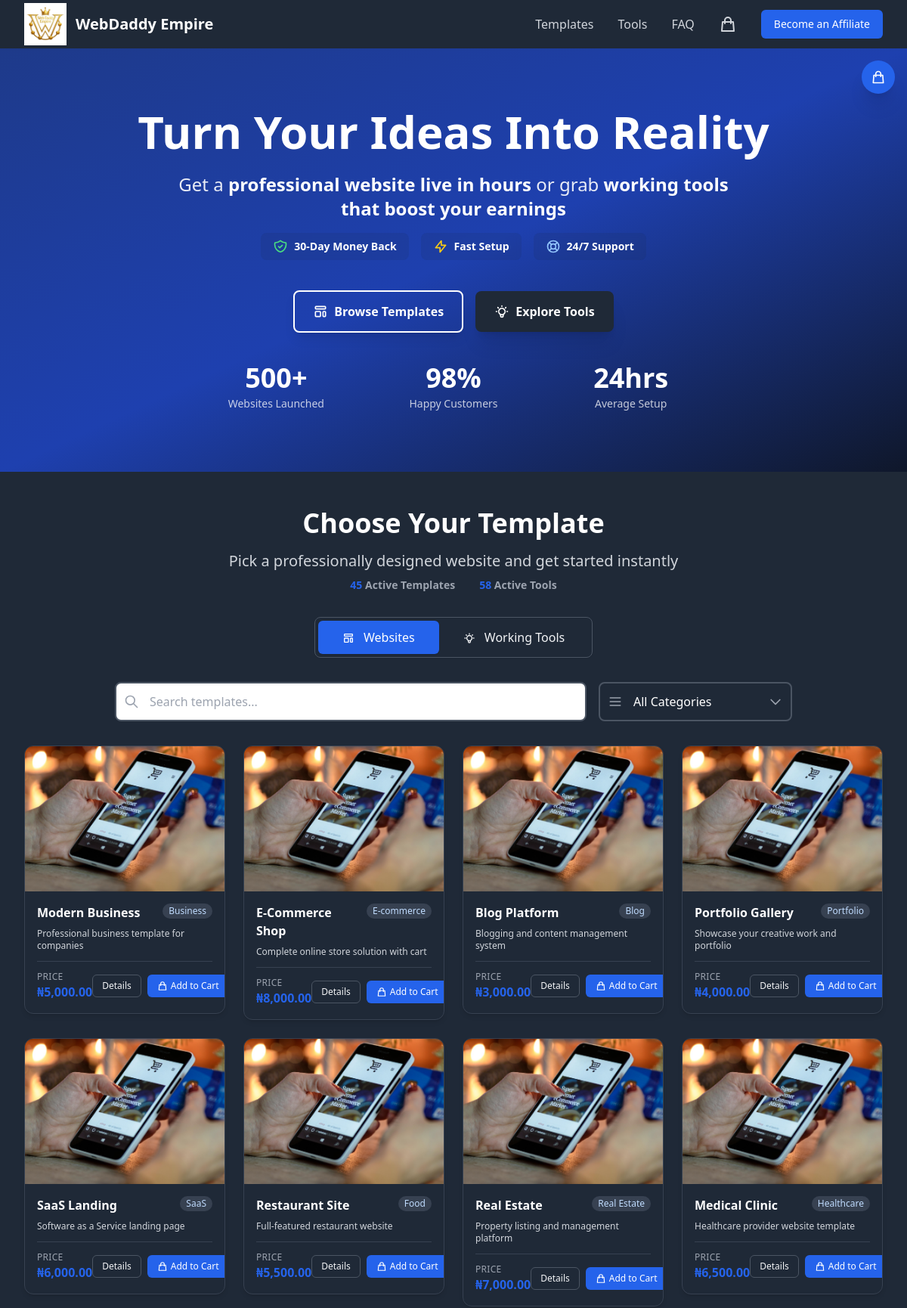
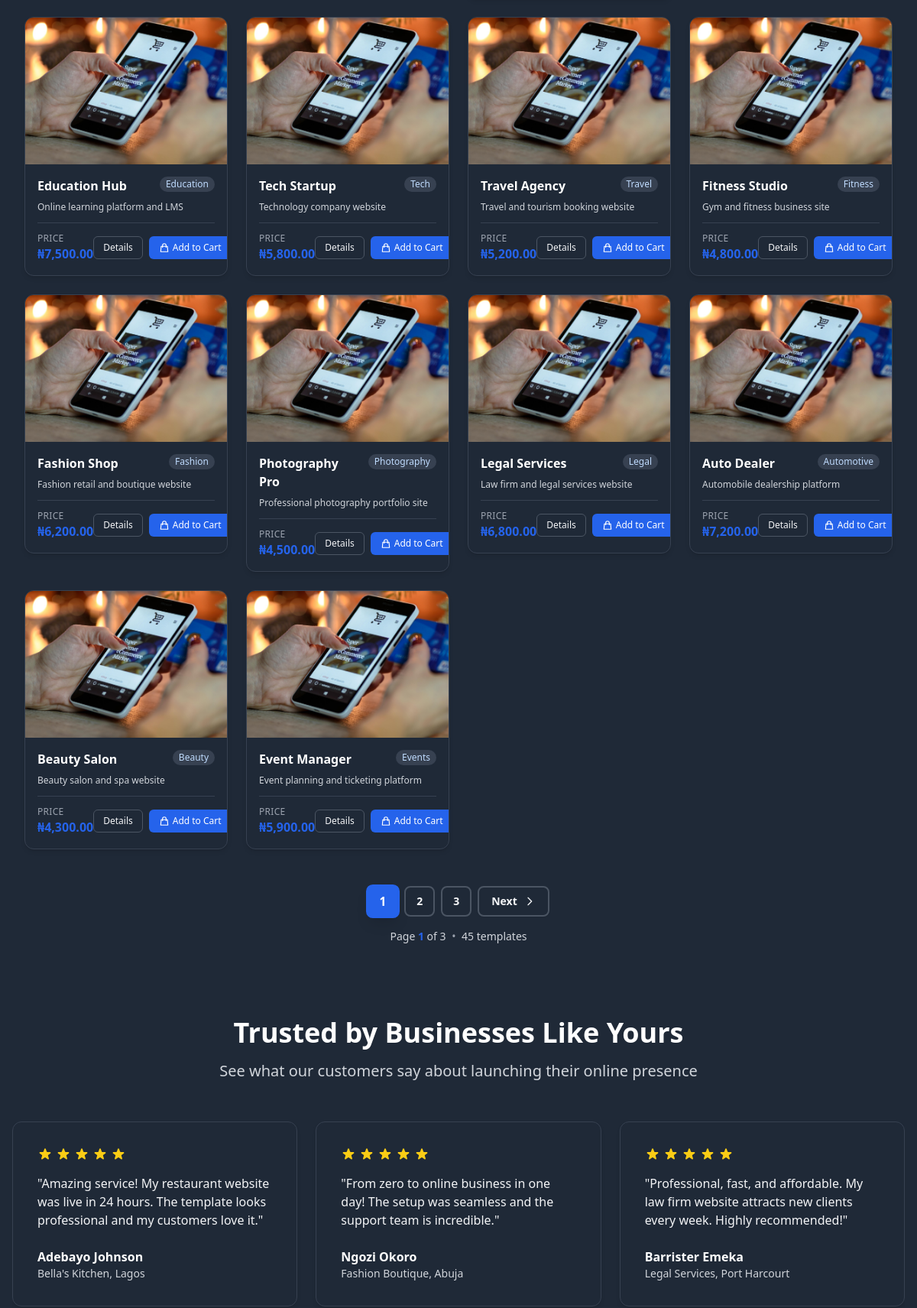
The page / (upper part) on the database its author committed (2 pictures, top to bottom).
### tables this page shows
CREATE TABLE "templates" (
            id INTEGER PRIMARY KEY AUTOINCREMENT,
            name TEXT NOT NULL,
            slug TEXT NOT NULL UNIQUE,
            price REAL NOT NULL DEFAULT 0.00,
            category TEXT,
            description TEXT,
            features TEXT,
            demo_url TEXT,
            thumbnail_url TEXT,
            video_links TEXT,
            active INTEGER DEFAULT 1,
            created_at TEXT DEFAULT CURRENT_TIMESTAMP,
            updated_at TEXT DEFAULT CURRENT_TIMESTAMP,
            thumbnail_source TEXT DEFAULT 'url' CHECK(thumbnail_source IN ('url', 'upload')),
            thumbnail_file TEXT,
            thumbnail_metadata TEXT,
            video_source TEXT DEFAULT 'url' CHECK(video_source IN ('url', 'upload')),
            video_file TEXT,
            video_metadata TEXT
        , media_type TEXT DEFAULT 'banner' CHECK(media_type IN ('demo_url', 'banner', 'video')), demo_video_url TEXT, priority_order INTEGER DEFAULT NULL, seo_keywords TEXT, delivery_type TEXT DEFAULT 'hosted_domain', requires_email INTEGER DEFAULT 1, delivery_wait_hours INTEGER DEFAULT 24, delivery_note TEXT, delivery_description TEXT, domain_template TEXT);

### index.php (the view, shortened to what the rows shown need)
<?php
require_once __DIR__ . '/includes/session.php';
require_once __DIR__ . '/includes/functions.php';
$currentView = $_GET['view'] ?? 'templates';
$currentView = in_array($currentView, ['templates', 'tools']) ? $currentView : 'templates';
$affiliateCode = getAffiliateCode();
$totalActiveTemplates = count(getTemplates(true));
$templates = [];
$page = max(1, (int)($_GET['page'] ?? 1));
if ($currentView === 'templates') {
    $perPage = 18;
    $allTemplates = getTemplates(true);
    usort($allTemplates, function($a, $b) {
        $aPriority = ($a['priority_order'] !== null && $a['priority_order'] !== '') ? intval($a['priority_order']) : 999;
        $bPriority = ($b['priority_order'] !== null && $b['priority_order'] !== '') ? intval($b['priority_order']) : 999;
        if ($aPriority != $bPriority) {
            return $aPriority <=> $bPriority;
        }
        $aDate = strtotime($a['created_at'] ?? '0');
        $bDate = strtotime($b['created_at'] ?? '0');
        return $bDate <=> $aDate;
    });
    $totalTemplates = count($allTemplates);
    $totalPages = max(1, ceil($totalTemplates / $perPage));
    $page = max(1, min($page, $totalPages));
    $offset = ($page - 1) * $perPage;
    $templates = array_slice($allTemplates, $offset, $perPage);
}
?>
<!DOCTYPE html>
<html lang="en">
<head>
    <script src="https://cdn.tailwindcss.com"></script>
</head>
<body class="bg-gray-900 dark:bg-gray-900">
    <header class="relative bg-gradient-to-br from-primary-900 via-primary-800 to-navy text-white py-12 sm:py-16 lg:py-20">
        <div class="relative max-w-7xl mx-auto px-4 sm:px-6 lg:px-8">
            <div class="max-w-4xl mx-auto text-center">
                <h1 class="text-4xl sm:text-5xl lg:text-6xl font-extrabold mb-6 leading-tight">Turn Your Ideas Into Reality</h1>
            </div>
        </div>
    </header>
    <section class="py-12 bg-gray-800" id="products">
        <div class="max-w-7xl mx-auto px-4 sm:px-6 lg:px-8">
            <div class="max-w-3xl mx-auto text-center mb-8">
                <h2 class="text-3xl sm:text-4xl font-extrabold text-white mb-4">
                    <?php echo $currentView === 'tools' ? 'Digital Working Tools' : 'Choose Your Template'; ?>
                </h2>
            </div>
            <div id="products-content-area">
            <?php if ($currentView === 'templates'): ?>
            <?php if (empty($templates)): ?>
            <div class="bg-gray-800 border border-gray-700 rounded-2xl p-12 text-center">
                <svg class="w-16 h-16 mx-auto text-blue-300 mb-4" fill="none" stroke="currentColor" viewBox="0 0 24 24">
                    <path stroke-linecap="round" stroke-linejoin="round" stroke-width="2" d="M13 16h-1v-4h-1m1-4h.01M21 12a9 9 0 11-18 0 9 9 0 0118 0z"/>
                </svg>
                <h4 class="text-xl font-bold text-white mb-2">No templates available</h4>
                <p class="text-gray-300 mb-0">Please check back later or <a href="https://wa.me/<?php echo preg_replace('/[^0-9]/', '', WHATSAPP_NUMBER); ?>" class="font-semibold text-primary-600 hover:text-primary-700">contact us on WhatsApp</a>.</p>
            </div>
            <?php else: ?>
            <div class="grid grid-cols-1 sm:grid-cols-2 md:grid-cols-3 lg:grid-cols-4 gap-6" data-templates-grid>
                <?php foreach ($templates as $template): ?>
                <div class="group"
                     data-template
                     data-template-name="<?php echo htmlspecialchars($template['name']); ?>"
                     data-template-category="<?php echo htmlspecialchars($template['category']); ?>"
                     data-template-price="<?php echo htmlspecialchars($template['price']); ?>">
                    <div class="bg-gray-800 rounded-xl shadow-md overflow-hidden border border-gray-700 transition-all duration-300 hover:shadow-xl hover:-translate-y-1">
                        <div class="relative overflow-hidden h-48 bg-gray-800">
                            <img src="<?php echo htmlspecialchars($template['thumbnail_url'] ?? '/assets/images/placeholder.jpg'); ?>"
                                 alt="<?php echo htmlspecialchars($template['name']); ?>"
                                 class="w-full h-full object-cover transition-transform duration-500 group-hover:scale-105"
                                 onerror="this.src='/assets/images/placeholder.jpg'">
                        </div>
                        <div class="p-4">
                            <div class="flex justify-between items-start mb-2">
                                <h3 class="text-base font-bold text-white flex-1 pr-2"><?php echo htmlspecialchars($template['name']); ?></h3>
                                <span class="inline-flex items-center px-2 py-0.5 rounded-full text-xs font-medium bg-gray-700 text-blue-200 shrink-0">
                                    <?php echo htmlspecialchars($template['category']); ?>
                                </span>
                            </div>
                            <p class="text-gray-300 text-xs mb-3 line-clamp-2"><?php echo htmlspecialchars(substr($template['description'] ?? '', 0, 80) . (strlen($template['description'] ?? '') > 80 ? '...' : '')); ?></p>
                            <div class="flex items-center justify-between pt-3 border-t border-gray-700">
                                <div class="flex flex-col">
                                    <span class="text-xs text-gray-400 uppercase tracking-wide">Price</span>
                                    <span class="text-base font-bold text-primary-600"><?php echo formatCurrency($template['price']); ?></span>
                                </div>
                                <div class="flex gap-2">
                                    <a href="<?php echo getTemplateUrl($template, $affiliateCode); ?>"
                                       class="inline-flex items-center justify-center px-3 py-1.5 border border-gray-600 text-xs font-medium rounded-md text-gray-100 bg-gray-800 hover:bg-gray-900 transition-colors whitespace-nowrap">
                                        Details
                                    </a>
                                    <button onclick="addTemplateToCart(<?php echo $template['id']; ?>, '<?php echo addslashes($template['name']); ?>', this)"
                                       class="inline-flex items-center justify-center px-3 py-1.5 border border-transparent text-xs font-medium rounded-md text-white bg-primary-600 hover:bg-primary-700 transition-colors whitespace-nowrap disabled:opacity-50 disabled:cursor-not-allowed">
                                        <svg class="w-3.5 h-3.5 mr-1" fill="none" stroke="currentColor" viewBox="0 0 24 24">
                                            <path stroke-linecap="round" stroke-linejoin="round" stroke-width="2" d="M16 11V7a4 4 0 00-8 0v4M5 9h14l1 12H4L5 9z"/>
                                        </svg>
                                        Add to Cart
                                    </button>
                                </div>
                            </div>
                        </div>
                    </div>
                </div>
                <?php endforeach; ?>
            </div>
            <?php endif; ?>
            <?php endif; ?>
        </div>
    </section>
    <section class="py-12 bg-gray-800">
        <div class="max-w-7xl mx-auto px-4 sm:px-6 lg:px-8 mb-8">
            <div class="max-w-3xl mx-auto text-center">
                <h2 class="text-3xl sm:text-4xl font-extrabold text-white mb-4">Trusted by Businesses Like Yours</h2>
            </div>
        </div>
    </section>
</body>
</html>

### rows shown on the page
templates: name "Modern Business", category "Business", description "Professional business template for companies", price "₦5,000.00"
templates: name "E-Commerce Shop", category "E-commerce", description "Complete online store solution with cart", price "₦8,000.00"
templates: name "Blog Platform", category "Blog", description "Blogging and content management system", price "₦3,000.00"
templates: name "Portfolio Gallery", category "Portfolio", description "Showcase your creative work and portfolio", price "₦4,000.00"
templates: name "SaaS Landing", category "SaaS", description "Software as a Service landing page", price "₦6,000.00"
templates: name "Restaurant Site", category "Food", description "Full-featured restaurant website", price "₦5,500.00"
templates: name "Real Estate", category "Real Estate", description "Property listing and management platform", price "₦7,000.00"
templates: name "Medical Clinic", category "Healthcare", description "Healthcare provider website template", price "₦6,500.00"
templates: name "Education Hub", category "Education", description "Online learning platform and LMS", price "₦7,500.00"
templates: name "Tech Startup", category "Tech", description "Technology company website", price "₦5,800.00"
templates: name "Travel Agency", category "Travel", description "Travel and tourism booking website", price "₦5,200.00"
templates: name "Fitness Studio", category "Fitness", description "Gym and fitness business site", price "₦4,800.00"
templates: name "Fashion Shop", category "Fashion", description "Fashion retail and boutique website", price "₦6,200.00"
templates: name "Photography Pro", category "Photography", description "Professional photography portfolio site", price "₦4,500.00"
templates: name "Legal Services", category "Legal", description "Law firm and legal services website", price "₦6,800.00"
templates: name "Auto Dealer", category "Automotive", description "Automobile dealership platform", price "₦7,200.00"
templates: name "Beauty Salon", category "Beauty", description "Beauty salon and spa website", price "₦4,300.00"
templates: name "Event Manager", category "Events", description "Event planning and ticketing platform", price "₦5,900.00"

### other values the page prints
SITE_NAME "WebDaddy Empire"
$totalActiveTemplates "45"
$totalActiveTools "58"
$page "1"
$totalPages "3"
$totalTemplates "45"
